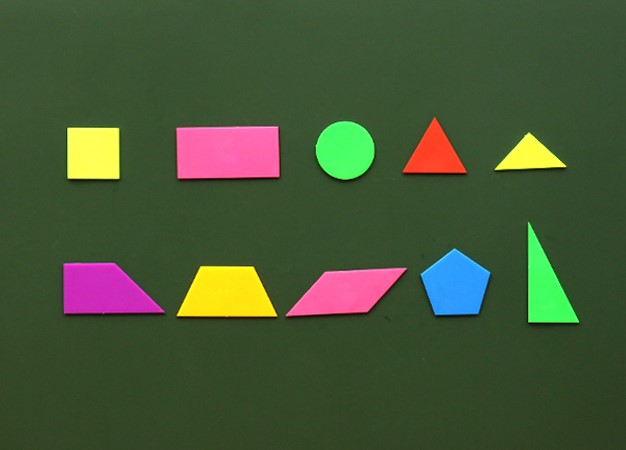
#> input picture DATA/img/轮廓查找/yt.jpg, 626 x 450 px
$ python lml-lkcz.py   (older library calls are emulated)
#> lines starting #> are read from the running program, lines starting #| are printed output that depends on the picture; after the words box and inside, x2 and y2 are one past the last pixel; in counts of white or black regions, pixels touching at a corner belong together
### 2D_suanfa/lml_imread.py
# encoding:utf-8

#   带中文路径的图片载入

##################################################################
#   调用请使用这种方式
#   img = lml_imread.imread('../DATA/img/轮廓查找/yt.jpg')
##################################################################

import cv2
import cv2 as cv
import numpy as np


def imread(img_path):
    # return cv.imdecode(np.fromfile(path_img, dtype=np.float64), -1)
#> called with img_path = '../DATA/img/轮廓查找/yt.jpg'
    return cv.imdecode(np.fromfile(img_path, dtype=np.uint8), -1)
#> returned value is the input picture: shape (450, 626, 3); mean B, G, R 54.1, 85.5, 69.9


# [4 lines left out: function imread2, not called in this run]

### 2D_suanfa/lml-lkcz.py
# https://blog.csdn.net/sunny2038/article/details/12889059
# 轮廓查找
import cv2

import lml_imread


def lml_lkcz(img, yuzhi=100):
    # 转灰度图
    gray = cv2.cvtColor(img, cv2.COLOR_BGR2GRAY)
    # 转二值化图
    ret, binary = cv2.threshold(gray, yuzhi, 255, cv2.THRESH_BINARY)
    # 进行边缘查找
    img_binary, contours, hierarchy = cv2.findContours(binary, cv2.RETR_TREE, cv2.CHAIN_APPROX_SIMPLE)
    # 绘制边缘
    cv2.drawContours(img, contours, -1, (0, 0, 255), 3)
    return img


def lml_lkcz_test():
    img = lml_imread.imread('../DATA/img/轮廓查找/yt.jpg')
    cv2.imshow("img1", img)
    gray = cv2.cvtColor(img, cv2.COLOR_BGR2GRAY)
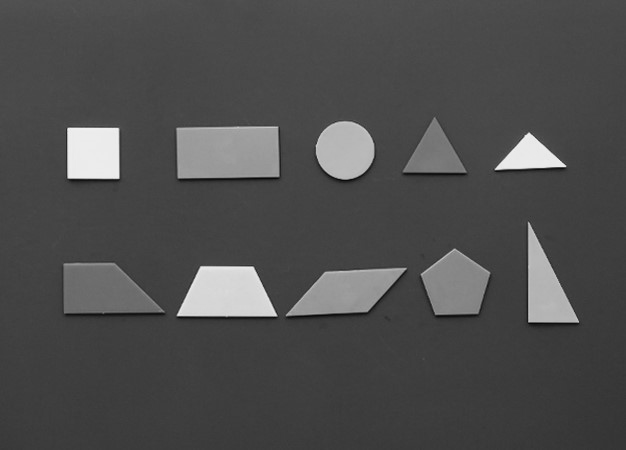
#> gray: shape (450, 626); min 7, max 242, mean 77.3
    cv2.imshow("img2", gray)
    ret, binary = cv2.threshold(gray, 100, 255, cv2.THRESH_BINARY)
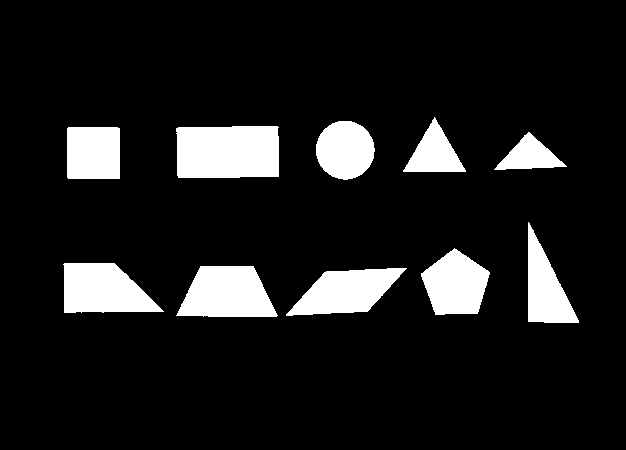
#> binary: shape (450, 626); 10.9% white; 10 white regions
    cv2.imshow("img3", binary)

    # t1 = lml_time.get_time_ymd_hms_ms()
    img1, contours, hierarchy = cv2.findContours(binary, cv2.RETR_TREE, cv2.CHAIN_APPROX_SIMPLE)
#> contours = 10 contours; largest, box (x1, y1, x2, y2) and area: (176, 126, 279, 178) 5052, (176, 266, 278, 317) 3818, (63, 263, 164, 313) 3602, (286, 268, 407, 316) 3372, (421, 248, 490, 315) 3088
    # t2 = lml_time.get_time_ymd_hms_ms()
    # print(lml_time.get_time_yunsuan(t1, t2))
    # cv2.imshow("img4", img1)

    cv2.drawContours(img, contours, -1, (0, 0, 255), 3)
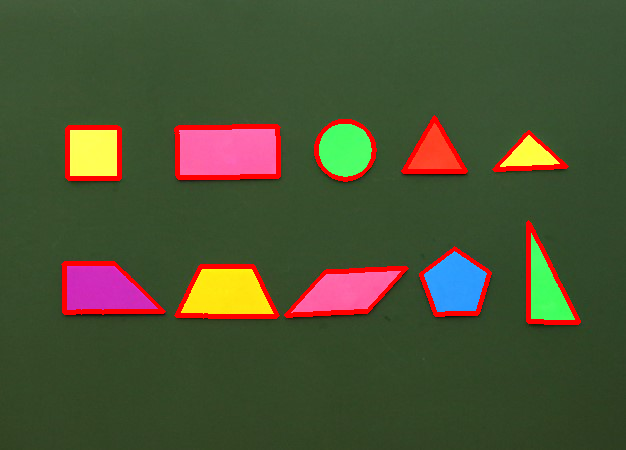
#> img: shape (450, 626, 3); 3.82% of pixels changed, all inside (x1, y1, x2, y2) = (61, 115, 581, 325)

    # i = 6
    # cv2.drawContours(img, contours, i, (0, 0, 255), 3)
    # print(len(contours[i]))

    cv2.imshow("img4", img)
    # cv2.imshow("img5", img)
    cv2.waitKey(0)
    cv2.destroyAllWindows()
    exit(0)
#> (the program exits here)

$ run again, with DATA/img/轮廓查找/lkcz_二值化轮廓查找.png saved as DATA/img/轮廓查找/yt.jpg
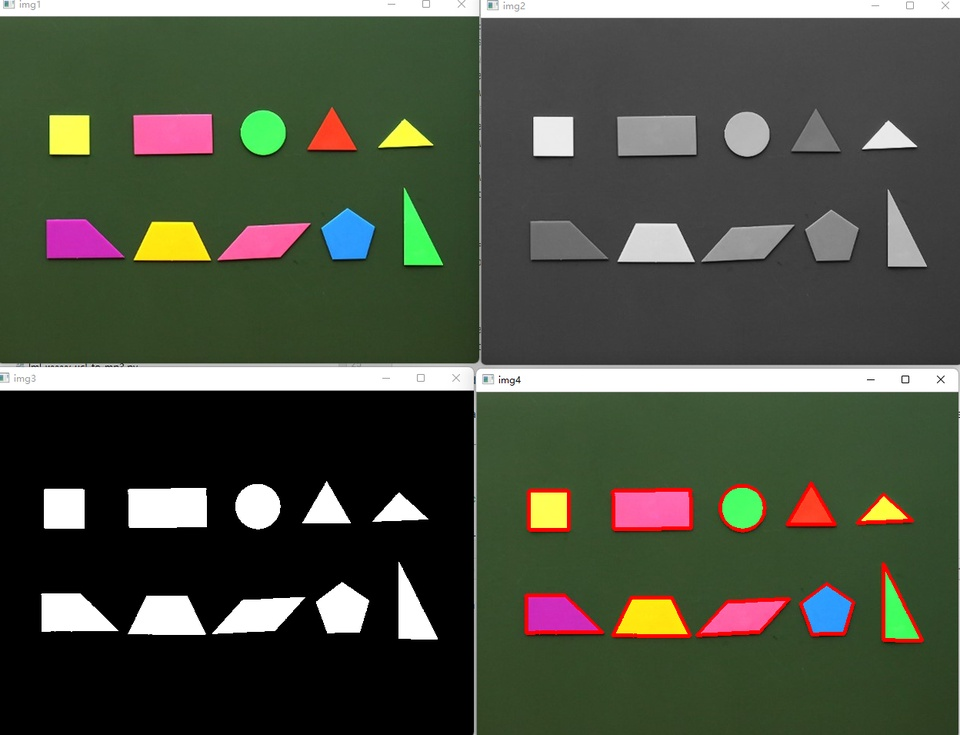
#> input picture DATA/img/轮廓查找/lkcz_二值化轮廓查找.png, 960 x 735 px, shrunk from 1248 x 955 before the run
#> in imread, returned value is the input picture: shape (735, 960, 3); mean B, G, R 64.8, 79.3, 74
#> in lml_lkcz_test, `ret, binary = cv2.threshold(gray, 100, 255, cv2.THRESH_BINARY)`:
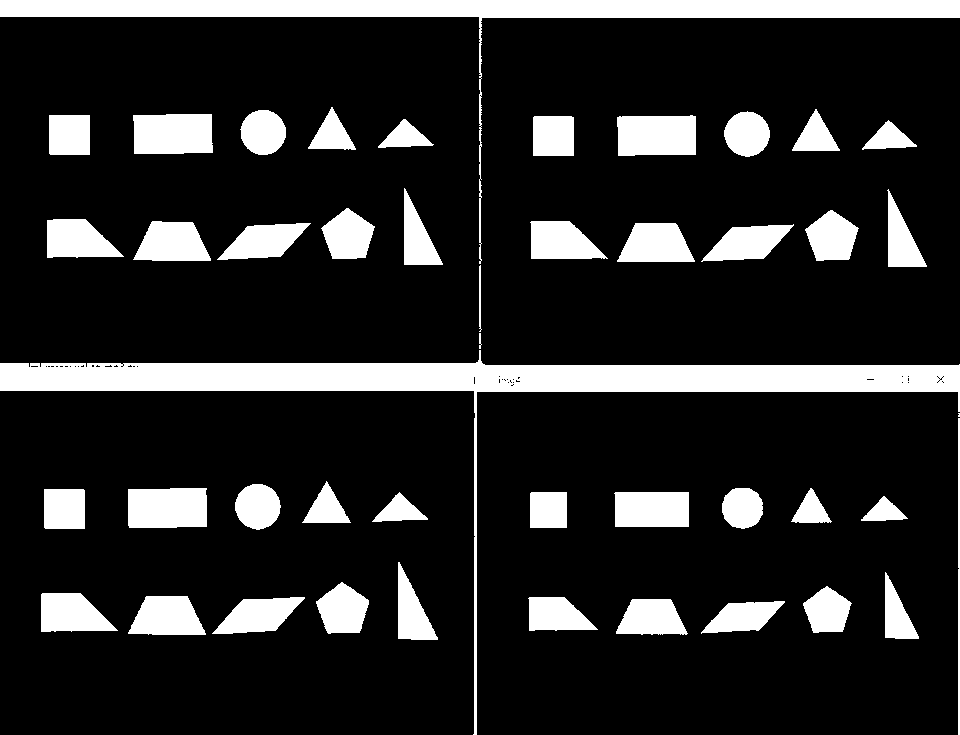
#> binary: shape (735, 960); 16.3% white; 46 white regions (1 under 20 px)
#> contours = 101 contours, 57 with area under 20; largest, box (x1, y1, x2, y2) and area: (0, 350, 960, 735) 26129, (0, 0, 960, 264) 16085, (128, 488, 207, 528) 2964, (133, 114, 213, 154) 2958, (617, 115, 696, 156) 2954
#> in lml_lkcz_test, `cv2.drawContours(img, contours, -1, (0, 0, 255), 3)`:
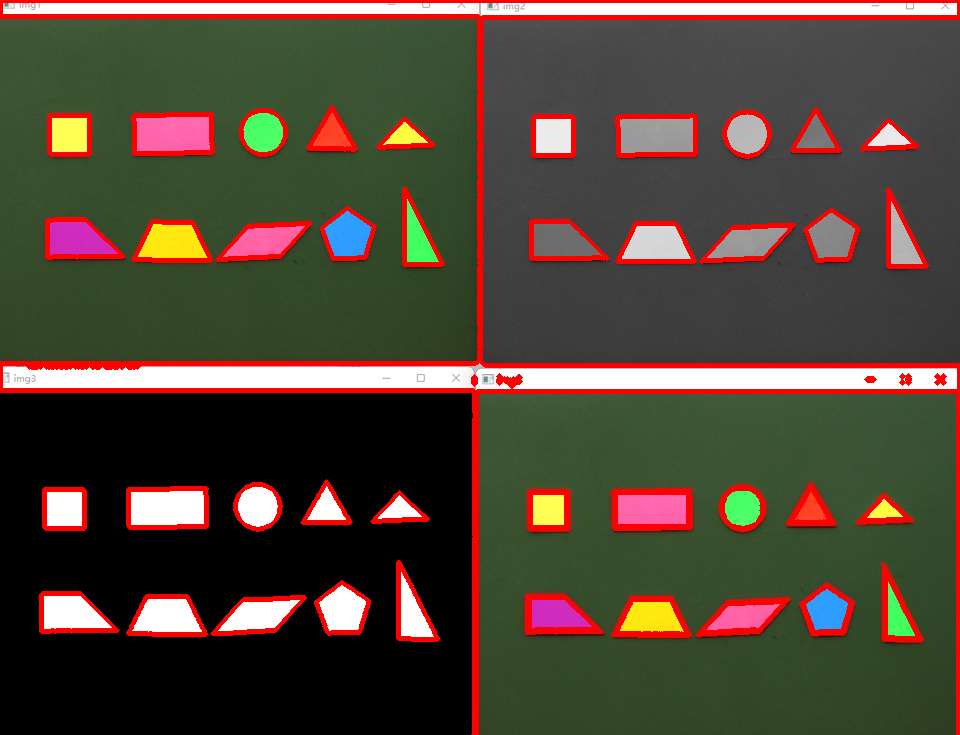
#> img: shape (735, 960, 3); 7.98% of pixels changed, all inside (x1, y1, x2, y2) = (0, 0, 960, 735)
